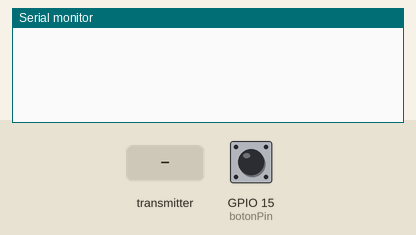
Recording of a sketch running on a simulated ESP32. Parts: the last lines printed to the serial monitor. The test bench sets the inputs (shaded band); at power-on: GPIO 15 (botonPin) HIGH.

Above: at 1.2 s.
1.3 s: GPIO 15 (botonPin) pulled LOW for 1 s
At 2.7 s:
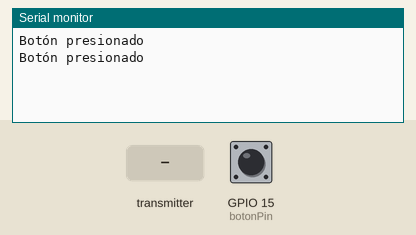
3.8 s: the transmitter starts sending msg = 0
At 4.11 s:
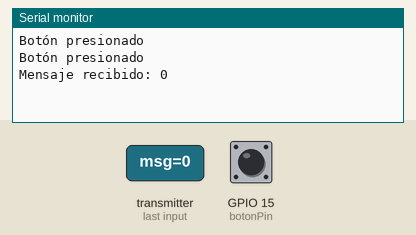
5.8 s: the transmitter starts sending msg = 1
At 6.11 s:
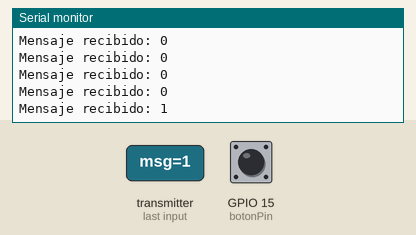

Measured:
- after the input at 1.3 s, the serial monitor: prints a new line after 0.20 s (image 1)
- after the input at 3.8 s, the serial monitor: prints a new line at once (image 2)
- after the input at 5.8 s, the serial monitor: prints a new line at once (image 3)

The sketch:

PruebaNOW_reciever.ino
```cpp
#include <WiFi.h>
#include <esp_now.h>

// Estructura para enviar mensajes
typedef struct estructura {
  char msg[32];
} estructura;

estructura myData;
estructura incomingData;
String datosRecibidos = "";

void OnDataRecv(const uint8_t *mac, const uint8_t *incomingDataBytes, int len) {
  memcpy(&incomingData, incomingDataBytes, sizeof(incomingData));
  Serial.print("Mensaje recibido: ");
  Serial.println(incomingData.msg);
  datosRecibidos = String(incomingData.msg);
}

uint8_t broadcastAddress[] = {0xA0, 0xA3, 0xB3, 0x28, 0xA6, 0xD8}; // MAC del ESP32 con sensor + relé

const int botonPin = 15;


void registrarPeer() {
  esp_now_peer_info_t peerInfo = {};
  memcpy(peerInfo.peer_addr, broadcastAddress, 6);
  peerInfo.channel = 0;
  peerInfo.encrypt = false;
  if (esp_now_add_peer(&peerInfo) != ESP_OK) {
    Serial.println("Error al registrar peer");
  }
}

void mensajeBotonPresionado() {
  snprintf(myData.msg, sizeof(myData.msg), "Botón presionado");
  esp_err_t result = esp_now_send(broadcastAddress, (uint8_t *)&myData, sizeof(myData));
}

void setup() {
  Serial.begin(115200);
  WiFi.mode(WIFI_STA);

  if (esp_now_init() != ESP_OK) {
    Serial.println("Error inicializando ESP-NOW");
    return;
  }

  registrarPeer();
  esp_now_register_recv_cb(OnDataRecv);

  pinMode(botonPin, INPUT_PULLUP);
}

void loop() {
  int lectura = digitalRead(botonPin);


  if (lectura == LOW) {
    // Botón fue presionado
    Serial.println("Botón presionado");
    mensajeBotonPresionado();
  }

  delay(500);

}
```
